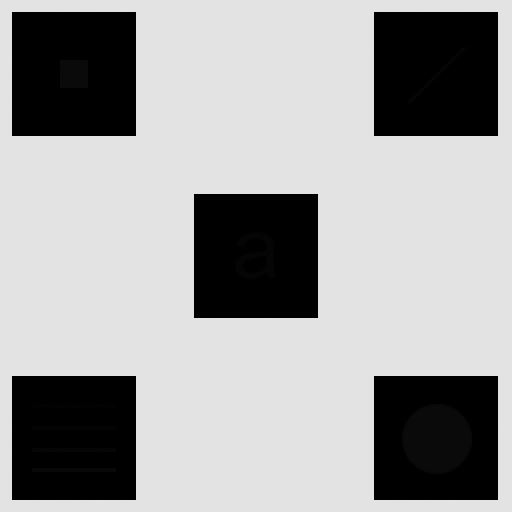
#> input picture images/cuadros.tif, 512 x 512 px, found by its file name; its folder holds 5 pictures in this run
$ python ej02_01.py
#> lines starting #> are read from the running program, lines starting #| are printed output that depends on the picture; after the words box and inside, x2 and y2 are one past the last pixel; in counts of white or black regions, pixels touching at a corner belong together
import cv2
import matplotlib.pyplot as plt
import numpy as np


IMAGE_DIR = "../images/"
IMAGE_FILE = "cuadros.tif"

imagen = cv2.imread(f"{IMAGE_DIR}{IMAGE_FILE}", cv2.IMREAD_GRAYSCALE)
#> imagen is the input picture: shape (512, 512); min 0, max 228, mean 160.7
hist = cv2.calcHist([imagen], [0], None, [256], [0, 256])
#> hist = 256 values, max 175784 at index 227, min 0 at index 12, mean 1024

img_eqg = cv2.equalizeHist(imagen)
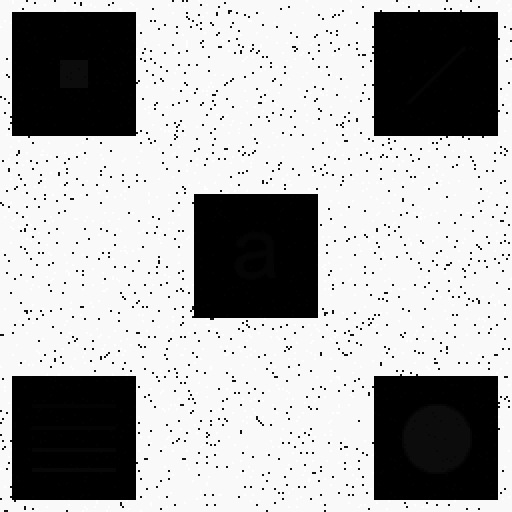
#> img_eqg: shape (512, 512); min 0, max 255, mean 172.2
hist_eqg = cv2.calcHist([img_eqg], [0], None, [256], [0, 256])
#> hist_eqg = 256 values, max 175784 at index 249, min 0 at index 1, mean 1024

#* Esto hace lo siguiente: tomamos los indices de las zonas que queremos
#* ecualizar, extraemos esos pixeles, los ecualizamos y (en una imagen nueva)
#* reacomodamos los pixeles de la zona ecualizada
inds = imagen<100
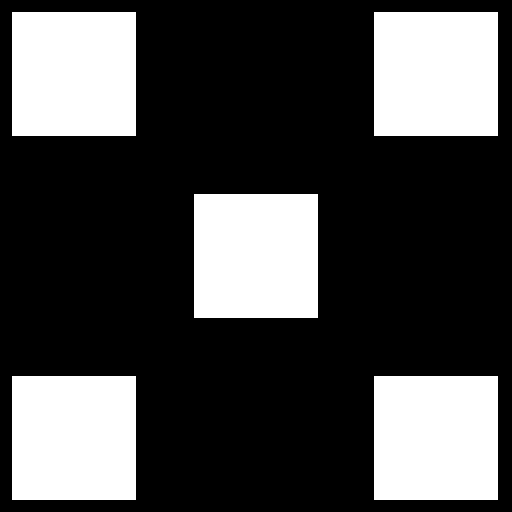
#> inds: shape (512, 512) bool; 29.3% white; 5 white regions, box (x1, y1, x2, y2) and area: (12, 12, 136, 136) 15376, (374, 12, 498, 136) 15376, (194, 194, 318, 318) 15376, (12, 376, 136, 500) 15376, (374, 376, 498, 500) 15376
img_win = imagen[inds]
imgw_eq = cv2.equalizeHist(img_win)
img_eql = np.copy(imagen)
img_eql[inds] = imgw_eq[:,0]
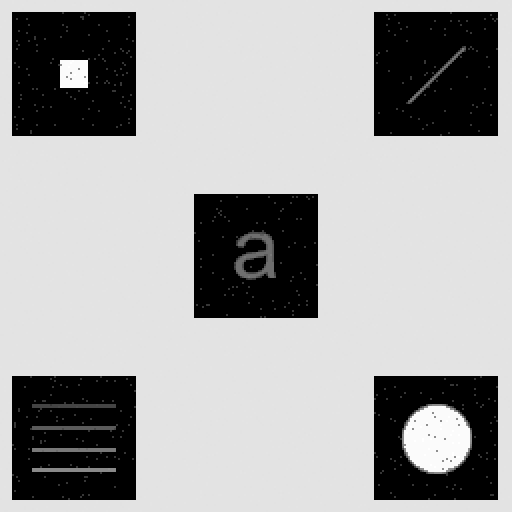
#> img_eql: shape (512, 512); 3.58% of pixels changed, all inside (x1, y1, x2, y2) = (12, 12, 498, 500)
hist_eql = cv2.calcHist([img_eql], [0], None, [256], [0, 256])
#> hist_eql = 256 values, max 175784 at index 227, min 0 at index 1, mean 1024

fig, ((ax11, ax12, ax13),
      (ax21, ax22, ax23)) = plt.subplots(2, 3, layout="constrained")
fig.suptitle("Realzar cuadros negros", fontsize=16)
ax11.imshow(imagen, cmap="gray", vmax=255, vmin=0)
ax11.set_title("Imagen original")
ax12.imshow(img_eqg, cmap="gray", vmax=255, vmin=0)
ax12.set_title("Imagen ec. global")
ax13.imshow(img_eql, cmap="gray", vmax=255, vmin=0)
ax13.set_title("Imagen eq. local")
ax21.plot(hist)
ax21.set_title("Histograma original")
ax22.plot(hist_eqg)
ax22.set_title("Histograma ec. global")
ax23.plot(hist_eql)
ax23.set_title("Histograma ec. local")

plt.show()
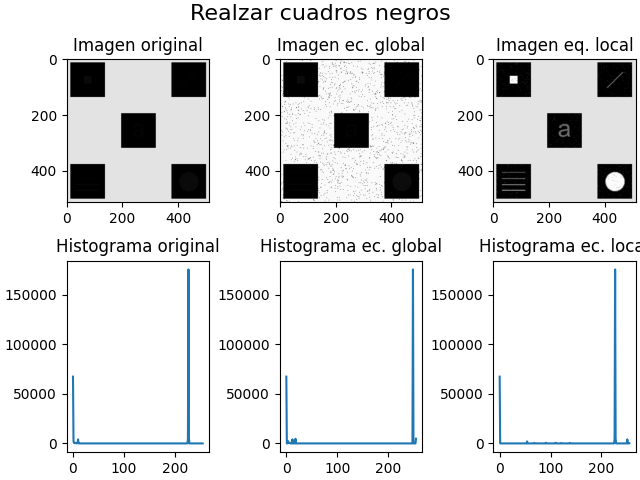
#> figure drawn by matplotlib, 6 panels; panel 4: curve peaks at x = 227, y = 175784; panel 5: curve peaks at x = 249, y = 175784; panel 6: curve peaks at x = 227, y = 175784
